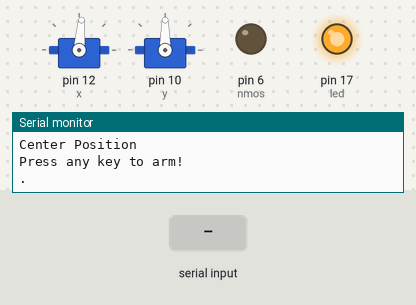
Recording of a sketch running on a simulated Arduino Uno, built with avr-gcc and run on an emulated ATmega328P. Shown: 2 × servo, output pins drawn as LEDs (lit = HIGH), the last lines printed to the serial monitor. Dashed ring = blinking. Inputs (shaded band) come from the test bench.

Above: at 1.0 s.
1.1 s: "t" received over Serial
At 1.1 s:
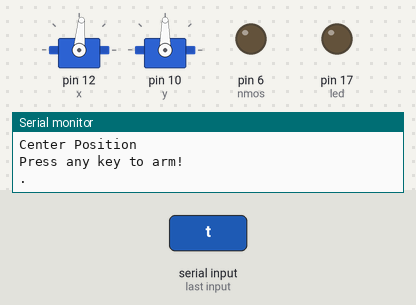
3.5 s: "n" received over Serial
At 4.7 s:
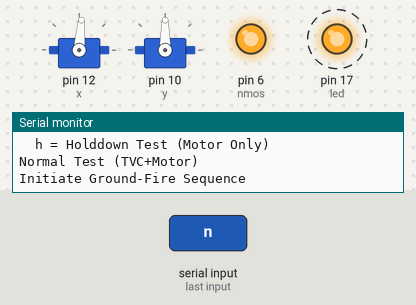
At 6.13 s:
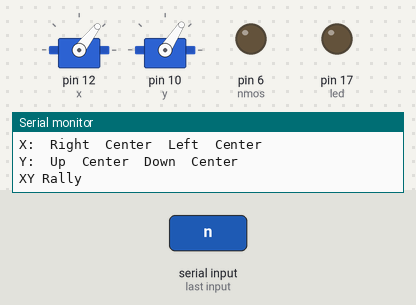
6.5 s: "r" received over Serial
9.5 s: "t" received over Serial
Timing chart, 0 to 24.4 s (numbered marks = the images above; inputs shaded):
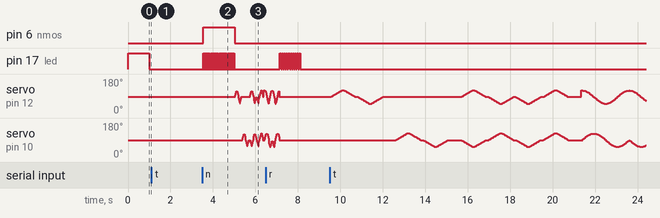

The sketch:

TVC_ServoTester.ino
```cpp
#include <Servo.h>
#include <Math.h>

Servo x;
Servo y;
int nmos = 6;                             //NMOS transistor wired to ignition system
int led = 17;                             //LED for basic information

int pos = 0;
int xmid = 85;                            //X Servo angle at which motor is in normal position
int ymid = 90;                            //Y Servo angle at which motor is in normal position
int theta = 35;
int prei;
int posi;
int post;
bool repeat = false;
char prevcom;
char command;

void setup() {
  Serial.begin(9600);

  x.attach(12);
  y.attach(10);
  pinMode(led, OUTPUT);
  pinMode(nmos, OUTPUT);

  x.write(xmid);
  y.write(ymid);

  Serial.println("Center Position");
  Serial.println("Press any key to arm!");

  while (Serial.available() <= 0) {
    Serial.print(".");
    digitalWrite(led, HIGH);
    delay(1000);
    digitalWrite(led, LOW);
    delay(1000);
  }
  x.write(xmid);
  y.write(ymid);
  delay(theta);
  Serial.read();
  Serial.println();
  repeat = false;
}

void loop() {
  Serial.println("\nArmed! Input Command:");
  Serial.println("\tt = Control Systems Test (TVC Only)");
  Serial.println("\tn = Normal Test (TVC+Motor)");
  Serial.println("\th = Holddown Test (Motor Only)");
  if(repeat){
    Serial.println("\tr = Repeat Previous Command");
  }
  bool await = true;
  while(await){                                         //await command
    if(Serial.available() > 0) {
      command = Serial.read();
      if(command=='t'){
        Serial.println("Control Systems Test (TVC Only)");
      }
      else if(command=='n'){
        Serial.println("Normal Test (TVC+Motor)");
      }
      else if(command=='h'){
        Serial.println("Holddown Test (Motor Only)");
      }
      else if(command=='r'&&repeat){
        Serial.println("Repeating Previous Sequence");
        command = prevcom;
      }
      else{
        Serial.println("Invalid Command");
      }
      repeat = false;
      await = false;
    }
  }

  x.write(xmid);
  y.write(ymid);
  delay(theta);

  if(command=='n'||command=='h'){                       //ignite motor
    Serial.println("Initiate Ground-Fire Sequence");
    prei = millis();
    digitalWrite(nmos, HIGH);
    for(int i = 1; i<=15; i++){                         //Gives power to MOSFET for 1.5 seconds, hopefully igniting the ignitor
      digitalWrite(led, HIGH);
      delay(25);
      digitalWrite(led, LOW);
      delay(25);
      digitalWrite(led, HIGH);
      delay(25);
      digitalWrite(led, LOW);
      delay(25);
    }
    digitalWrite(nmos, LOW);
    posi = millis();
  }

  if(command=='t'||command=='n'){                       //TVC movements (the first parameter is servo delay per degree, second parameter is delay between movements)
    if(command=='t'){                                   //Slow Test
      xtwitch(15, 100);
      delay(500);
      ytwitch(15, 100);
      delay(500);
      xytwitch(15, 100);
      delay(500);
      circle(35);
      delay(1000);
    }
    xtwitch(2, 0);                                  //Quick Test
    delay(50);
    ytwitch(2, 0);
    delay(50);
    xytwitch(2, 0);
    delay(50);
    circle(5);
  }

  post = millis();
  for(int i = 1; i<=10; i++){
    digitalWrite(led, HIGH);
    delay(50);
    digitalWrite(led, LOW);
    delay(50);
  }
  Serial.println();

  if(command=='n'||command=='h'){                       //Calculate MET
    double preig = ((double)(post-prei))/1000;
    double posig = ((double)(post-posi))/1000;
    Serial.print("T since pre-ignition: ");
    Serial.println(preig);
    Serial.print("Sequence Time: ");
    Serial.println(posig);
  }

  prevcom = command;
  Serial.println();
  Serial.println("Press r to re-arm!");
  while(!repeat){
    if (Serial.available() > 0) {
      if(Serial.read()=='r'){
        repeat = true;
      }
    }
  }
}

void xtwitch(int del, int space){
  Serial.print("X:\tRight");
  for (pos = 0; pos <= theta; pos += 1) {
    x.write(xmid+pos);
    delay(del);
  }
  delay(space);

  Serial.print("\tCenter");
  for (pos = theta; pos >= 0; pos -= 1) {
    x.write(xmid+pos);
    delay(del);
  }
  delay(space);

  Serial.print("\tLeft");
  for (pos = 0; pos <= theta; pos += 1) {
    x.write(xmid-pos);
    delay(del);
  }
  delay(space);

  Serial.println("\tCenter");
  for (pos = theta; pos >= 0; pos -= 1) {
    x.write(xmid-pos);
    delay(del);
  }
  delay(space);
}

void ytwitch(int del, int space){
  Serial.print("Y:\tUp");
  for (pos = 0; pos <= theta; pos += 1) {
    y.write(ymid+pos);
    delay(del);
  }
  delay(space);

  Serial.print("\tCenter");
  for (pos = theta; pos >= 0; pos -= 1) {
    y.write(ymid+pos);
    delay(del);
  }
  delay(space);

  Serial.print("\tDown");
  for (pos = 0; pos <= theta; pos += 1) {
    y.write(ymid-pos);
    delay(del);
  }
  delay(space);

  Serial.println("\tCenter");
  for (pos = theta; pos >= 0; pos -= 1) {
    y.write(ymid-pos);
    delay(del);
  }
  delay(space);
}

void xytwitch(int del, int space){
  Serial.println("XY Rally");
  for (pos = 0; pos <= theta; pos += 1) {
    x.write(xmid+pos);
    y.write(ymid-pos);
    delay(del);
  }
  delay(space);

  for (pos = theta; pos >= 0; pos -= 1) {
    x.write(xmid+pos);
    y.write(ymid-pos);
    delay(del);
  }
  delay(space);

  for (pos = 0; pos <= theta; pos += 1) {
    x.write(xmid-pos);
    y.write(ymid+pos);
    delay(del);
  }
  delay(space);

  for (pos = theta; pos >= 0; pos -= 1) {
    x.write(xmid-pos);
    y.write(ymid+pos);
    delay(del);
  }
  delay(space);

  for (pos = 0; pos <= theta; pos += 1) {
    x.write(xmid-pos);
    y.write(ymid-pos);
    delay(del);
  }
  delay(space);

  for (pos = theta; pos >= 0; pos -= 1) {
    x.write(xmid-pos);
    y.write(ymid-pos);
    delay(del);
  }
  delay(space);

  for (pos = 0; pos <= theta; pos += 1) {
    x.write(xmid+pos);
    y.write(ymid+pos);
    delay(del);
  }
  delay(space);

  for (pos = theta; pos >= 0; pos -= 1) {
    x.write(xmid+pos);
    y.write(ymid+pos);
    delay(del);
  }
  delay(space);
}

void circle(int del){
  Serial.print("CW Circle\t");
  x.write(xmid+theta);
  delay(theta);
  for(float rad = 0; rad <=6.28; rad+=0.1){
    x.write(xmid+cos(rad)*theta);
    y.write(ymid+sin(rad)*theta);
    delay(del);
    Serial.print(".");
  }
  Serial.println(" Complete!");
  Serial.print("CCW Circle\t");
  for(float rad = 0; rad <=6.28; rad+=0.1){
    x.write(xmid+cos(rad)*theta);
    y.write(ymid-sin(rad)*theta);
    delay(del);
    Serial.print(".");
  }
  Serial.println(" Complete!");
  x.write(xmid);
  y.write(ymid);
  delay(theta);
}
```

Measured:
- after the input at 1.1 s, pin 17 (led): stays LOW (without the input it goes to HIGH after 0.90 s)
- after the input at 3.5 s, pin 6 (nmos): LOW → HIGH at once, → LOW 1.5 s later; pin 17 (led): alternates HIGH for 0.03 s and LOW for 0.03 s, 60 changes in all, then stays LOW, starting at once
